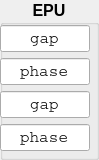
        <widget class="QGroupBox" name="groupBox_EPU_record">
         <property name="sizePolicy">
          <sizepolicy hsizetype="Preferred" vsizetype="Preferred">
           <horstretch>0</horstretch>
           <verstretch>0</verstretch>
          </sizepolicy>
         </property>
         <property name="font">
          <font>
           <pointsize>12</pointsize>
           <weight>75</weight>
           <bold>true</bold>
           <kerning>true</kerning>
          </font>
         </property>
         <property name="title">
          <string>EPU</string>
         </property>
         <property name="alignment">
          <set>Qt::AlignHCenter|Qt::AlignTop</set>
         </property>
         <widget class="QLineEdit" name="lineEdit_plt_EPU57_gap">
          <property name="geometry">
           <rect>
            <x>0</x>
            <y>25</y>
            <width>90</width>
            <height>27</height>
           </rect>
          </property>
          <property name="sizePolicy">
           <sizepolicy hsizetype="Fixed" vsizetype="Fixed">
            <horstretch>0</horstretch>
            <verstretch>0</verstretch>
           </sizepolicy>
          </property>
          <property name="font">
           <font>
            <family>Courier</family>
            <pointsize>12</pointsize>
            <weight>50</weight>
            <bold>false</bold>
           </font>
          </property>
          <property name="statusTip">
           <string>optic 1</string>
          </property>
          <property name="whatsThis">
           <string>first optic title</string>
          </property>
          <property name="text">
           <string>gap</string>
          </property>
          <property name="alignment">
           <set>Qt::AlignCenter</set>
          </property>
         </widget>
         <widget class="QLineEdit" name="lineEdit_plt_EPU57_phase">
          <property name="geometry">
           <rect>
            <x>0</x>
            <y>58</y>
            <width>90</width>
            <height>27</height>
           </rect>
          </property>
          <property name="sizePolicy">
           <sizepolicy hsizetype="Fixed" vsizetype="Fixed">
            <horstretch>0</horstretch>
            <verstretch>0</verstretch>
           </sizepolicy>
          </property>
          <property name="font">
           <font>
            <family>Courier</family>
            <pointsize>12</pointsize>
            <weight>50</weight>
            <bold>false</bold>
           </font>
          </property>
          <property name="statusTip">
           <string>optic 1</string>
          </property>
          <property name="whatsThis">
           <string>first optic title</string>
          </property>
          <property name="text">
           <string>phase</string>
          </property>
          <property name="alignment">
           <set>Qt::AlignCenter</set>
          </property>
         </widget>
         <widget class="QLineEdit" name="lineEdit_plt_EPU105_gap">
          <property name="enabled">
           <bool>true</bool>
          </property>
          <property name="geometry">
           <rect>
            <x>0</x>
            <y>91</y>
            <width>90</width>
            <height>27</height>
           </rect>
          </property>
          <property name="sizePolicy">
           <sizepolicy hsizetype="Fixed" vsizetype="Fixed">
            <horstretch>0</horstretch>
            <verstretch>0</verstretch>
           </sizepolicy>
          </property>
          <property name="font">
           <font>
            <family>Courier</family>
            <pointsize>12</pointsize>
            <weight>50</weight>
            <bold>false</bold>
           </font>
          </property>
          <property name="statusTip">
           <string>optic 1</string>
          </property>
          <property name="whatsThis">
           <string>first optic title</string>
          </property>
          <property name="text">
           <string>gap</string>
          </property>
          <property name="frame">
           <bool>true</bool>
          </property>
          <property name="alignment">
           <set>Qt::AlignCenter</set>
          </property>
          <property name="clearButtonEnabled">
           <bool>false</bool>
          </property>
         </widget>
         <widget class="QLineEdit" name="lineEdit_plt_EPU105_phase">
          <property name="enabled">
           <bool>true</bool>
          </property>
          <property name="geometry">
           <rect>
            <x>0</x>
            <y>124</y>
            <width>90</width>
            <height>27</height>
           </rect>
          </property>
          <property name="sizePolicy">
           <sizepolicy hsizetype="Fixed" vsizetype="Fixed">
            <horstretch>0</horstretch>
            <verstretch>0</verstretch>
           </sizepolicy>
          </property>
          <property name="font">
           <font>
            <family>Courier</family>
            <pointsize>12</pointsize>
            <weight>50</weight>
            <bold>false</bold>
           </font>
          </property>
          <property name="statusTip">
           <string>optic 1</string>
          </property>
          <property name="whatsThis">
           <string>first optic title</string>
          </property>
          <property name="text">
           <string>phase</string>
          </property>
          <property name="frame">
           <bool>true</bool>
          </property>
          <property name="alignment">
           <set>Qt::AlignCenter</set>
          </property>
         </widget>
        </widget>
